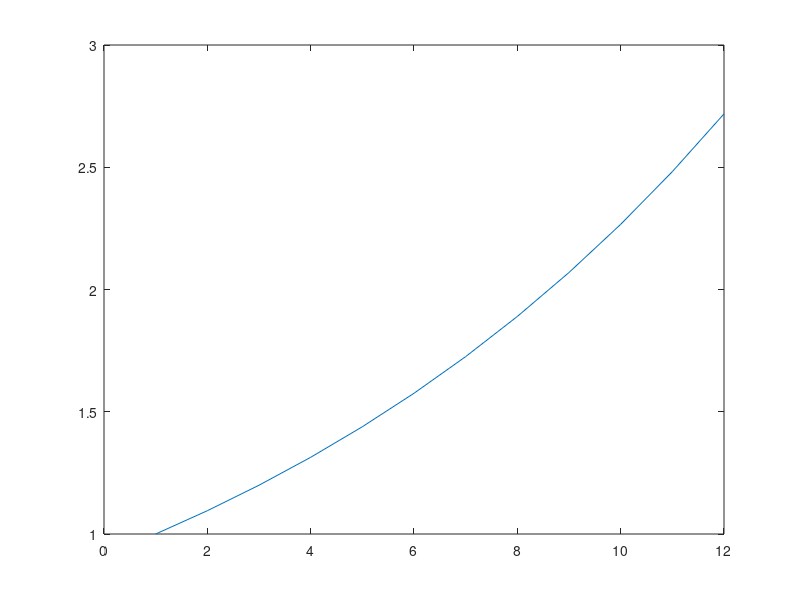

Here is the MATLAB script that generated this plot:
% solve u''(x) = f(x) for 0 < x < 1
% u(0) = alpha, u(1) = beta

% f(x) is specified
f = @(x) exp(x);
% BCs
a = 0;
b = 1;
alpha = exp(a);
beta = exp(b);

m = 10;
h = (b-a)/(m+1);

X = a+h:h:b-h; % interior points
e = ones(m, 1);

A = spdiags([e -2*e e], [-1 0 1], m, m)/h^2; % sparse grid diagonal
% 1/h^2 [-2  1 ...
%       [ 1 -2  1 ...
%       [ 0  1 -2  1 ...
%       [ ...
F = f(X)'; % first order approximation
% use 1/h^2 (U-1 - 2U + U+1)



F(1) = F(1) - alpha/h^2;
F(end) = F(end) - beta/h^2;

U = A\F;
U = [alpha; U; beta];

plot(U);